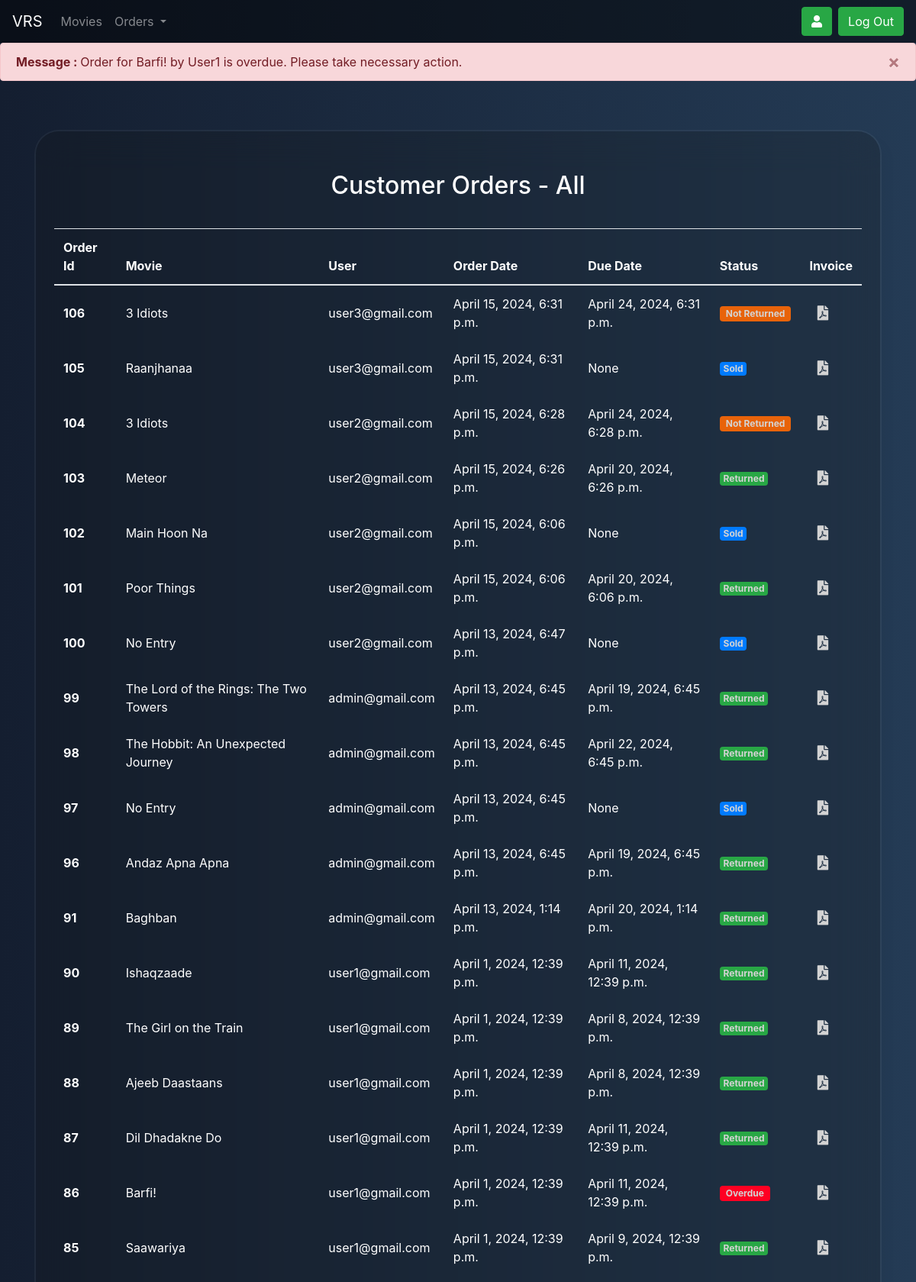
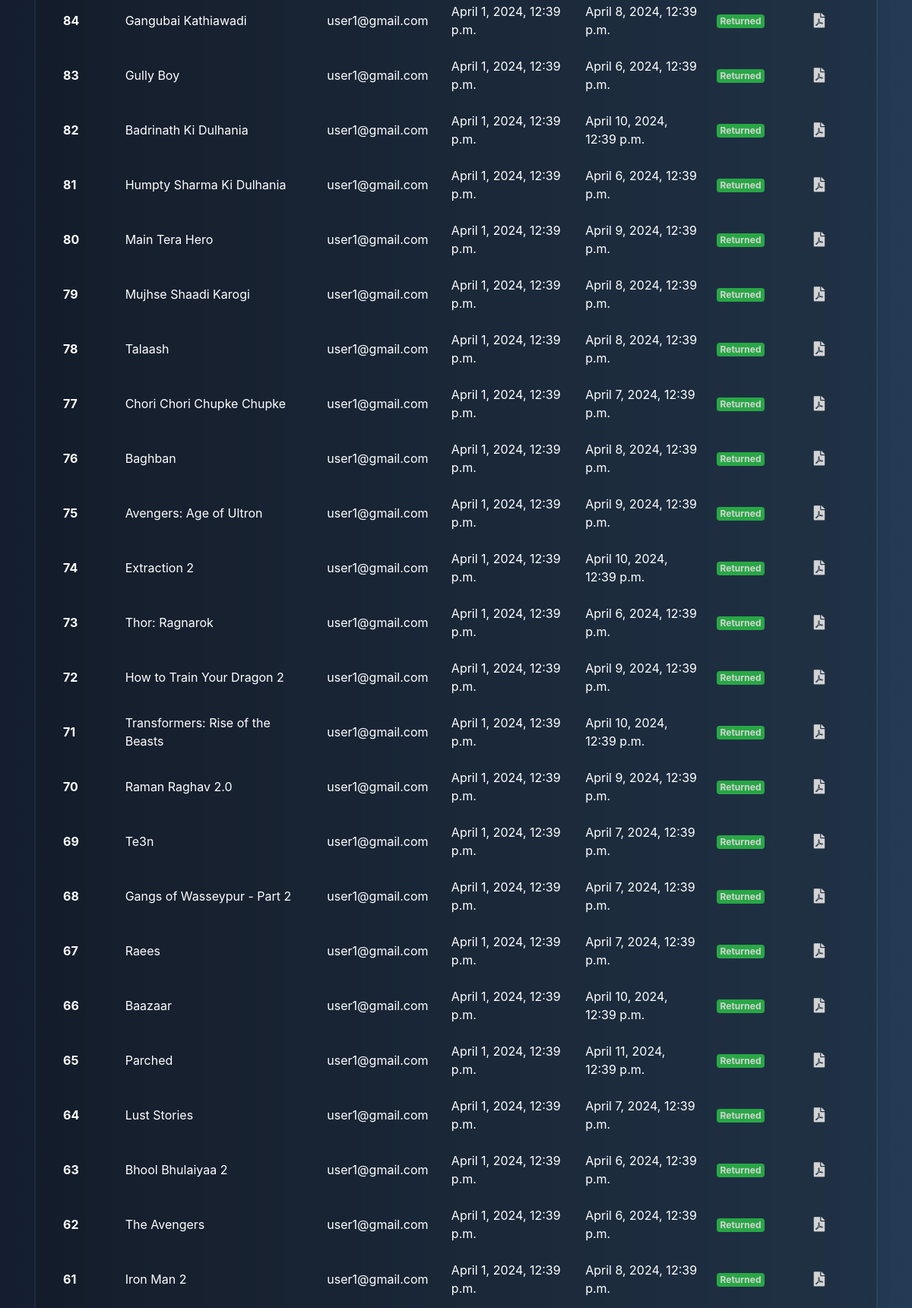
Page /staff/orders/all (signed in, upper part) on the committed database (2 pictures, top to bottom).
### home/models.py (models this page shows, shortened)
class Order(models.Model):
    order_id = models.AutoField(primary_key=True)
    order_date = models.DateTimeField(auto_now_add=True)
    user = models.ForeignKey(User, on_delete=models.CASCADE)
    movie = models.ForeignKey(Movie, on_delete=models.CASCADE, default=None)
    total_price = models.FloatField(default=0)
    isrented = models.BooleanField(default=True)
    status = models.CharField(max_length=100,choices=[('Not Returned','Not Returned'),('Sold','Sold'),('Overdue','Overdue'), ('Returned','Returned')],default='Not Returned')
    due_date = models.DateTimeField(blank = True, null = True)
    invoice_id = models.IntegerField(default=0)

class Movie(models.Model):
    id = models.AutoField(primary_key=True)
    title = models.CharField(max_length=100)
    desc = models.CharField(max_length=1000)
    img = models.ImageField(upload_to='movies/thumbnails', blank=True, null=True)
    img_url = models.CharField(max_length=1000, default='')
    backdrop_url = models.CharField(max_length=1000, default='')
    release_year = models.DateField(null = True)
    genre = models.CharField(max_length=100,choices=[('Action','Action'),('Comedy','Comedy'),('Drama','Drama'),('Horror','Horror'),('Romance','Romance'),('Thriller','Thriller')])
    cast = models.CharField(max_length=500)
    director = models.CharField(max_length=100)
    rating = models.FloatField()
    certification = models.CharField(max_length=10,choices=[('U','U'),('U/A','U/A'),('A','A')])
    rent_price = models.FloatField()
    buy_price = models.FloatField()
    rent_duration = models.IntegerField()
    runtime = models.DurationField(("Duration"), default=timedelta(0))
    total_quantity = models.IntegerField(default=10)
    available_quantity = models.IntegerField(default=10)
    def __str__(self):
        return self.title

### home/views.py (the view)
# urls.py: path("staff/orders/",views.stafforders,name='stafforders'),
def stafforders(request,type):
    if not request.user.is_staff:
        return redirect('/')
    updatestatus()
    if type=='rented':
        orders = Order.objects.filter(isrented=True)
    elif type=='bought':
        orders = Order.objects.filter(isrented=False)
    elif type=='all':
        orders = Order.objects.all()
    orders = sorted(orders, key=lambda x: x.order_id, reverse=True)
    for order in orders:
        if order.status == 'Not Returned' and order.due_date - timezone.now() < timezone.timedelta(days=1):
            messages.warning(request, 'Order for '+order.movie.title+' by '+order.user.first_name+' '+order.user.last_name+' is due in 1 day. Please remind the user to return it on time to avoid any penalties.')
        if order.status == 'Overdue':
            messages.error(request, 'Order for '+order.movie.title+' by '+order.user.first_name+' '+order.user.last_name+' is overdue. Please take necessary action.')
    params = {'orders':orders, 'type':type.capitalize()}
    return render(request,'stafforders.html',params)

### home/views.py (called while the page is built)
def updatestatus():
    orders = Order.objects.all()
    for order in orders:
        if order.status == 'Not Returned' and order.due_date < timezone.now():
            order.status = 'Overdue'
            order.save()

### templates/stafforders.html (shortened to what this page needs)
{% extends "staffbase.html" %}
{% block body %}
<body class="god">
    <section class="vh-100 gradient-custom-2">
        <div class="container py-5 h-100">
          <div class="row d-flex justify-content-center align-items-center h-100">
            <div class="col-md-12 col-xl-12">
              <div class="card mask-custom">
                <div class="card-body p-4 text-white">
                  <div class="text-center pt-1 pb-2">
                    <h2 class="my-4">Customer Orders - {{type}}</h2>
                  </div>
                  <table class="table text-white mb-0" >
                    <thead>
                      <tr>
                        <th scope="col">Order Id</th>
                        <th scope="col">Movie</th>
                        <th scope="col">User</th>
                        <th scope="col">Order Date</th>
                        <th scope="col">Due Date</th>
                        <th scope="col">Status</th>
                        <th scope="col">Invoice</th>
                      </tr>
                    </thead>
                    <div  style = " margin: 5px; border-radius: 10px;">
                      {% for order in orders %}
                    <tr class="fw-normal">
                      <th class="border-0 align-middle">
                        <span class="ms-2 text-white"><a href="/staff/order/{{order.order_id}}" style="color:white;">{{order.order_id}}</a></span>
                      </th>
                      <td class="border-0 align-middle">{{order.movie}}</td>
                      <td class="border-0 align-middle">{{order.user}}</td>
                      <td class="border-0 align-middle">{{order.order_date}}</td>
                      <td class="border-0 align-middle">{{order.due_date}}</td>
                      <td class="border-0 align-middle">
                        <a href="/staff/order/{{order.order_id}}">
                        {% if order.status == "Returned" %}
                        <h6 class="mb-0"><span class="badge bg-success"> {{order.status}}</span></h6>
                        {% elif order.status == "Not Returned" %}
                        <h6 class="mb-0"><span class="badge py-1 px-2" style ="background-color: #e8630a"> {{order.status}}</span></h6>
                        {% elif order.status == "Sold" %}
                        <h6 class="mb-0"><span class="badge bg-primary"> {{order.status}}</span></h6>
                        {% else %}
                        <h6 class="mb-0"><span class="badge py-1 px-2" style ="background-color: #ff0022"> {{order.status}}</span></h6>
                        {% endif %}
                      </a>
                      </td>
                      <td class="border-0 align-middle pl-4"><a href="/pdf/{{order.invoice_id}}" ><i class="fas fa-file-pdf" style="scale:1.2;"></i></a></td>
                    </tr>
                    {% endfor %}
                </div>
                  </table>
                </div>
              </div>
            </div>
          </div>
        </div>
      </section>
    <body>
{% endblock body %}

### templates/stafforders.html (style rules this page uses)
.god { background: linear-gradient(90deg, #141e30 0%, #243b55 100%); }
a { color:lightgrey; }
.mask-custom { background: rgba(24, 24, 16, 0.2); border-radius: 2em; backdrop-filter: blur(25px); border: 2px solid rgba(255, 255, 255, 0.05); background-clip: padding-box; box-shadow: 10px 10px 10px rgba(46, 54, 68, 0.03); }

### rows in the picture
Order: order_id "106", movie "3 Idiots", user "user3@gmail.com", order_date "April 15, 2024, 6:31 p.m.", due_date "April 24, 2024, 6:31 p.m.", status "Not Returned"
Order: order_id "105", movie "Raanjhanaa", user "user3@gmail.com", order_date "April 15, 2024, 6:31 p.m.", due_date "None", status "Sold"
Order: order_id "104", movie "3 Idiots", user "user2@gmail.com", order_date "April 15, 2024, 6:28 p.m.", due_date "April 24, 2024, 6:28 p.m.", status "Not Returned"
Order: order_id "103", movie "Meteor", user "user2@gmail.com", order_date "April 15, 2024, 6:26 p.m.", due_date "April 20, 2024, 6:26 p.m.", status "Returned"
Order: order_id "102", movie "Main Hoon Na", user "user2@gmail.com", order_date "April 15, 2024, 6:06 p.m.", due_date "None", status "Sold"
Order: order_id "101", movie "Poor Things", user "user2@gmail.com", order_date "April 15, 2024, 6:06 p.m.", due_date "April 20, 2024, 6:06 p.m.", status "Returned"
Order: order_id "100", movie "No Entry", user "user2@gmail.com", order_date "April 13, 2024, 6:47 p.m.", due_date "None", status "Sold"
Order: order_id "99", movie "The Lord of the Rings: The Two Towers", user "admin@gmail.com", order_date "April 13, 2024, 6:45 p.m.", due_date "April 19, 2024, 6:45 p.m.", status "Returned"
Order: order_id "98", movie "The Hobbit: An Unexpected Journey", user "admin@gmail.com", order_date "April 13, 2024, 6:45 p.m.", due_date "April 22, 2024, 6:45 p.m.", status "Returned"
Order: order_id "97", movie "No Entry", user "admin@gmail.com", order_date "April 13, 2024, 6:45 p.m.", due_date "None", status "Sold"
Order: order_id "96", movie "Andaz Apna Apna", user "admin@gmail.com", order_date "April 13, 2024, 6:45 p.m.", due_date "April 19, 2024, 6:45 p.m.", status "Returned"
Order: order_id "91", movie "Baghban", user "admin@gmail.com", order_date "April 13, 2024, 1:14 p.m.", due_date "April 20, 2024, 1:14 p.m.", status "Returned"
Order: order_id "90", movie "Ishaqzaade", user "user1@gmail.com", order_date "April 1, 2024, 12:39 p.m.", due_date "April 11, 2024, 12:39 p.m.", status "Returned"
Order: order_id "89", movie "The Girl on the Train", user "user1@gmail.com", order_date "April 1, 2024, 12:39 p.m.", due_date "April 8, 2024, 12:39 p.m.", status "Returned"
Order: order_id "88", movie "Ajeeb Daastaans", user "user1@gmail.com", order_date "April 1, 2024, 12:39 p.m.", due_date "April 8, 2024, 12:39 p.m.", status "Returned"
Order: order_id "87", movie "Dil Dhadakne Do", user "user1@gmail.com", order_date "April 1, 2024, 12:39 p.m.", due_date "April 11, 2024, 12:39 p.m.", status "Returned"
Order: order_id "86", movie "Barfi!", user "user1@gmail.com", order_date "April 1, 2024, 12:39 p.m.", due_date "April 11, 2024, 12:39 p.m.", status "Overdue"
Order: order_id "85", movie "Saawariya", user "user1@gmail.com", order_date "April 1, 2024, 12:39 p.m.", due_date "April 9, 2024, 12:39 p.m.", status "Returned"
Order: order_id "84", movie "Gangubai Kathiawadi", user "user1@gmail.com", order_date "April 1, 2024, 12:39 p.m.", due_date "April 8, 2024, 12:39 p.m.", status "Returned"
Order: order_id "83", movie "Gully Boy", user "user1@gmail.com", order_date "April 1, 2024, 12:39 p.m.", due_date "April 6, 2024, 12:39 p.m.", status "Returned"
Order: order_id "82", movie "Badrinath Ki Dulhania", user "user1@gmail.com", order_date "April 1, 2024, 12:39 p.m.", due_date "April 10, 2024, 12:39 p.m.", status "Returned"
Order: order_id "81", movie "Humpty Sharma Ki Dulhania", user "user1@gmail.com", order_date "April 1, 2024, 12:39 p.m.", due_date "April 6, 2024, 12:39 p.m.", status "Returned"
Order: order_id "80", movie "Main Tera Hero", user "user1@gmail.com", order_date "April 1, 2024, 12:39 p.m.", due_date "April 9, 2024, 12:39 p.m.", status "Returned"
Order: order_id "79", movie "Mujhse Shaadi Karogi", user "user1@gmail.com", order_date "April 1, 2024, 12:39 p.m.", due_date "April 8, 2024, 12:39 p.m.", status "Returned"
Order: order_id "78", movie "Talaash", user "user1@gmail.com", order_date "April 1, 2024, 12:39 p.m.", due_date "April 8, 2024, 12:39 p.m.", status "Returned"
Order: order_id "77", movie "Chori Chori Chupke Chupke", user "user1@gmail.com", order_date "April 1, 2024, 12:39 p.m.", due_date "April 7, 2024, 12:39 p.m.", status "Returned"
Order: order_id "76", movie "Baghban", user "user1@gmail.com", order_date "April 1, 2024, 12:39 p.m.", due_date "April 8, 2024, 12:39 p.m.", status "Returned"
Order: order_id "75", movie "Avengers: Age of Ultron", user "user1@gmail.com", order_date "April 1, 2024, 12:39 p.m.", due_date "April 9, 2024, 12:39 p.m.", status "Returned"
Order: order_id "74", movie "Extraction 2", user "user1@gmail.com", order_date "April 1, 2024, 12:39 p.m.", due_date "April 10, 2024, 12:39 p.m.", status "Returned"
Order: order_id "73", movie "Thor: Ragnarok", user "user1@gmail.com", order_date "April 1, 2024, 12:39 p.m.", due_date "April 6, 2024, 12:39 p.m.", status "Returned"
Order: order_id "72", movie "How to Train Your Dragon 2", user "user1@gmail.com", order_date "April 1, 2024, 12:39 p.m.", due_date "April 9, 2024, 12:39 p.m.", status "Returned"
Order: order_id "71", movie "Transformers: Rise of the Beasts", user "user1@gmail.com", order_date "April 1, 2024, 12:39 p.m.", due_date "April 10, 2024, 12:39 p.m.", status "Returned"
Order: order_id "70", movie "Raman Raghav 2.0", user "user1@gmail.com", order_date "April 1, 2024, 12:39 p.m.", due_date "April 9, 2024, 12:39 p.m.", status "Returned"
Order: order_id "69", movie "Te3n", user "user1@gmail.com", order_date "April 1, 2024, 12:39 p.m.", due_date "April 7, 2024, 12:39 p.m.", status "Returned"
Order: order_id "68", movie "Gangs of Wasseypur - Part 2", user "user1@gmail.com", order_date "April 1, 2024, 12:39 p.m.", due_date "April 7, 2024, 12:39 p.m.", status "Returned"
Order: order_id "67", movie "Raees", user "user1@gmail.com", order_date "April 1, 2024, 12:39 p.m.", due_date "April 7, 2024, 12:39 p.m.", status "Returned"
Order: order_id "66", movie "Baazaar", user "user1@gmail.com", order_date "April 1, 2024, 12:39 p.m.", due_date "April 10, 2024, 12:39 p.m.", status "Returned"
Order: order_id "65", movie "Parched", user "user1@gmail.com", order_date "April 1, 2024, 12:39 p.m.", due_date "April 11, 2024, 12:39 p.m.", status "Returned"
Order: order_id "64", movie "Lust Stories", user "user1@gmail.com", order_date "April 1, 2024, 12:39 p.m.", due_date "April 7, 2024, 12:39 p.m.", status "Returned"
Order: order_id "63", movie "Bhool Bhulaiyaa 2", user "user1@gmail.com", order_date "April 1, 2024, 12:39 p.m.", due_date "April 6, 2024, 12:39 p.m.", status "Returned"
Order: order_id "62", movie "The Avengers", user "user1@gmail.com", order_date "April 1, 2024, 12:39 p.m.", due_date "April 6, 2024, 12:39 p.m.", status "Returned"
Order: order_id "61", movie "Iron Man 2", user "user1@gmail.com", order_date "April 1, 2024, 12:39 p.m.", due_date "April 8, 2024, 12:39 p.m.", status "Returned"

### other values in the picture
{{ message }} "Order for Barfi! by User1 is overdue. Please take necessary action."
{{ type }} "All"
